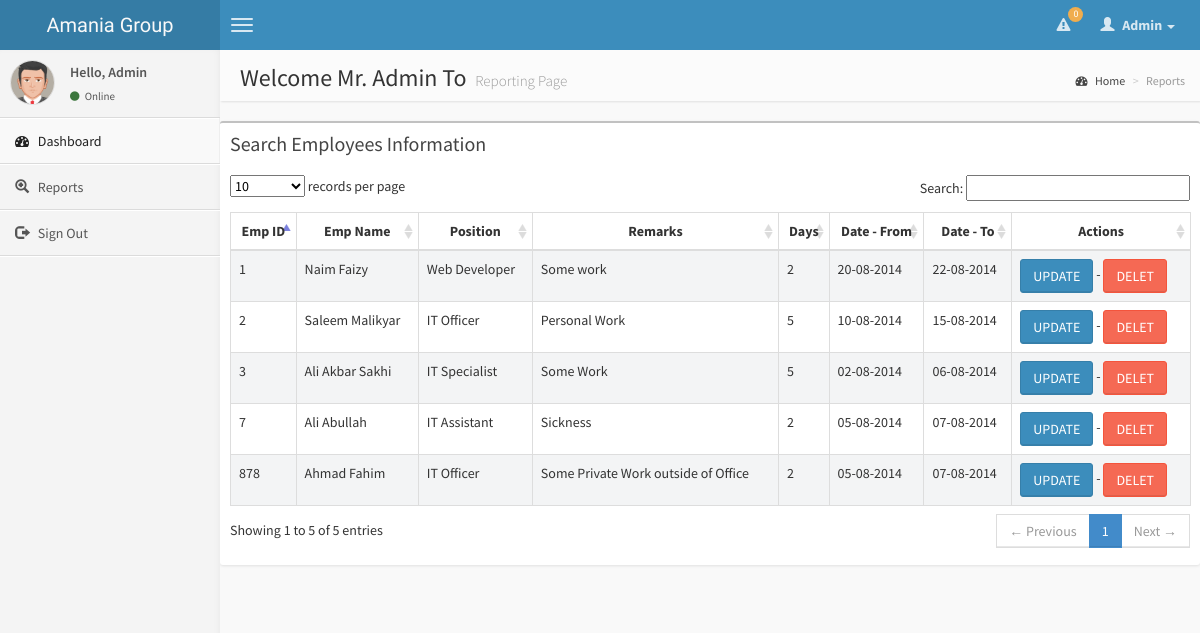
The page /report.php (signed in) on the database its author committed.
### tables this page shows
CREATE TABLE IF NOT EXISTS `leave_record` (
  `Leave_Form_ID` int(20) NOT NULL AUTO_INCREMENT,
  `Emp_ID` int(20) NOT NULL,
  `Emp_Name` varchar(50) NOT NULL,
  `Position` varchar(50) NOT NULL,
  `Location` varchar(100) NOT NULL,
  `Remarks` varchar(500) NOT NULL,
  `Days_of_Vacation` int(10) NOT NULL,
  `Leave_Attachements` varchar(100) NOT NULL,
  `Date_From` varchar(50) NOT NULL,
  `Date_To` varchar(50) NOT NULL,
  `Current_Date` varchar(50) NOT NULL,
  PRIMARY KEY (`Leave_Form_ID`)
);

### report.php (the view, shortened to what this page needs)
<?php
	include("connection.php");
?>
<!DOCTYPE html>
<html>
    <head>
        <link href="css/bootstrap.min.css" rel="stylesheet" type="text/css" />
        <link href="css/font-awesome.min.css" rel="stylesheet" type="text/css" />
        <link href="css/ionicons.min.css" rel="stylesheet" type="text/css" />
        <link href="css/AdminLTE.css" rel="stylesheet" type="text/css" />
        <link rel="stylesheet" type="text/css" href="css/datatables/dataTables.bootstrap.css">
    </head>
    <body class="skin-blue">
        <header class="header">
			<?php include("includes/header.php"); ?>
        </header>
        <div class="wrapper row-offcanvas row-offcanvas-left">
            <aside class="left-side sidebar-offcanvas">
                <section class="sidebar">
                    <div class="user-panel">
                        <div class="pull-left image">
                            <img src="img/avatar5.png" class="img-circle" alt="User Image" />
                        </div>
                        <div class="pull-left info">
                            <p>Hello, <?php echo $_SESSION['username']; ?></p>
                            <a href="#"><i class="fa fa-circle text-success"></i> Online</a>
                        </div>
                    </div>
                    <ul class="sidebar-menu">
                        <?php include("includes/menu.php"); ?>
                  </ul>
                </section>
            </aside>
            <aside class="right-side">
                <section class="content-header">
                    <h1>
                        Welcome Mr. <?php echo $_SESSION['username']; ?> To
                      <small>Reporting Page</small>
                    </h1>
                    <ol class="breadcrumb">
                        <li><a href="#"><i class="fa fa-dashboard"></i> Home</a></li>
                        <li class="active">Reports</li>
                    </ol>
                </section>
                <section class="content">
                <div class="row">
                 <div class="box">
                                <div class="box-header">
                                    <h3 class="box-title">Search Employees Information</h3>
                                </div>
                                <div class="box-body table-responsive">
                                    <table id="example1" class="table table-bordered table-striped">
                                        <thead>
                                            <tr>
                                                <th>Emp ID</th>
                                                <th>Emp Name</th>
                                                <th>Position</th>
                                                <th>Remarks</th>
                                                <th>Days</th>
                                                <th>Date - From </th>
                                                <th>Date - To </th>
                                                <th>Actions</th>
                                            </tr>
                                        </thead>
                                        <tbody>
			<?php
                $query = mysqli_query($con,"SELECT * FROM `leave_record` ORDER BY `Leave_Form_ID` DESC ");
                while($rows = mysqli_fetch_assoc($query)) {
		?>
                <tr>
                    <td><?php echo $rows["Emp_ID"]; ?></td>
                    <td><?php echo $rows["Emp_Name"]; ?></td>
                    <td><?php echo $rows["Position"]; ?></td>
                    <td><?php echo $rows["Remarks"]; ?></td>
                    <td><?php echo $rows["Days_of_Vacation"]; ?></td>
                    <td><?php echo $rows["Date_From"]; ?></td>
                    <td><?php echo $rows["Date_To"]; ?></td>
                    <td><a href="update.php?id=<?php echo $rows["Leave_Form_ID"]; ?>" class="btn btn-primary">UPDATE </a> -
                    <button id="<?php echo $rows["Leave_Form_ID"]; ?>" onClick="conf(this.id)" class="btn btn-danger">DELET</button></td>
                         <?php } ?></tr>
                </table>
                                </div>
                            </div>
                 </div>
                </section>
            </aside>
        </div>
    </body>
</html>

### includes/header.php (shortened to what this page needs)
    <a href="index.php" class="logo">
        Amania Group
    </a>
    <nav class="navbar navbar-static-top" role="navigation">
        <a href="#" class="navbar-btn sidebar-toggle" data-toggle="offcanvas" role="button">
            <span class="icon-bar"></span>
            <span class="icon-bar"></span>
            <span class="icon-bar"></span>
        </a>
        <div class="navbar-right">
            <ul class="nav navbar-nav">
                <li class="dropdown notifications-menu">
                    <a href="#" class="dropdown-toggle" data-toggle="dropdown">
                        <i class="fa fa-warning"></i>
                        <?php
$currentDate = date('d-m-Y');
$SelectQuery = "SELECT * FROM leave_record WHERE `Current_Date` = '" . $currentDate . "' ORDER BY Leave_Form_ID DESC LIMIT 5";
$query = mysqli_query($con, $SelectQuery);
$numRows = mysqli_num_rows($query);
?>
                        <?php echo "<span class=\"label label-warning\">". $numRows . "</span>"; ?>
                    </a>
                </li>
                <li class="dropdown user user-menu">
                    <a href="#" class="dropdown-toggle" data-toggle="dropdown">
                        <i class="glyphicon glyphicon-user"></i>
                        <span><?php echo $_SESSION['username']; ?> <i class="caret"></i></span>
                    </a>
                </li>
            </ul>
        </div>
    </nav>

### includes/menu.php
<li class="active">
                            <a href="index.php">
                                <i class="fa fa-dashboard"></i> <span>Dashboard</span>
                            </a>
                        </li>
                        <li>
                            <a href="report.php">
                                <i class="glyphicon glyphicon-zoom-in"></i> <span>Reports</span>
                            </a>
                        </li>
                        <li>
                            <a href="logout.php">
                                <i class="glyphicon glyphicon-log-out"></i> <span>Sign Out</span>
                            </a>
                        </li>

### rows shown on the page
leave_record: Emp_ID "878", Emp_Name "Ahmad Fahim", Position "IT Officer", Remarks "Some Private Work outside of Office", Days_of_Vacation "2", Date_From "05-08-2014", Date_To "07-08-2014"
leave_record: Emp_ID "7", Emp_Name "Ali Abullah", Position "IT Assistant", Remarks "Sickness", Days_of_Vacation "2", Date_From "05-08-2014", Date_To "07-08-2014"
leave_record: Emp_ID "3", Emp_Name "Ali Akbar Sakhi", Position "IT Specialist", Remarks "Some Work", Days_of_Vacation "5", Date_From "02-08-2014", Date_To "06-08-2014"
leave_record: Emp_ID "1", Emp_Name "Naim Faizy", Position "Web Developer", Remarks "Some work", Days_of_Vacation "2", Date_From "20-08-2014", Date_To "22-08-2014"
leave_record: Emp_ID "2", Emp_Name "Saleem Malikyar", Position "IT Officer", Remarks "Personal Work", Days_of_Vacation "5", Date_From "10-08-2014", Date_To "15-08-2014"

### other values the page prints
$numRows "0"
$_SESSION['username'] "Admin"
